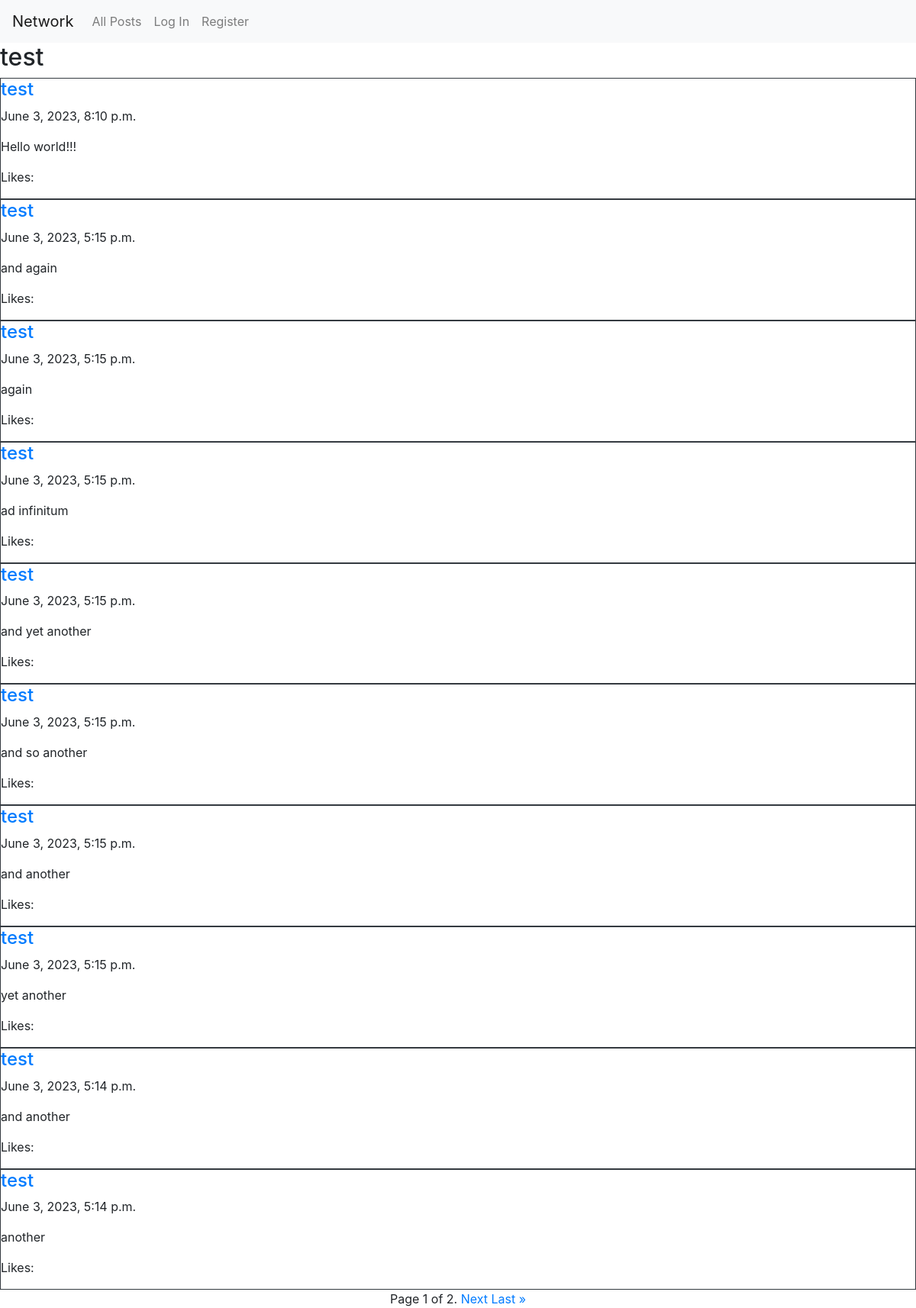
The page /profile/test on the database its author committed.
### network/models.py (models this page shows, shortened)
class Post(models.Model):
    username = models.ForeignKey(settings.AUTH_USER_MODEL, on_delete=models.CASCADE, related_name="post_user")
    content = models.TextField()
    timestamp = models.DateTimeField()

class User(AbstractUser):
    pass

### network/views.py (the view)
# urls.py: path("profile/<str:user>", views.profile, name="profile"),
def profile(request, user):
    if request.method == "POST":
        try:
            record = Following.objects.filter(following_user=request.user, followed_user=User.objects.get(username=user)).get()
        except:
            follow = Following(following_user = request.user, followed_user=User.objects.get(username=user))
            follow.save()
        else:
            record.delete()
        return HttpResponseRedirect(reverse("profile", args=[user]))
    else:
        if user in User.objects.values_list('username', flat=True):
            try:
                Following.objects.filter(following_user=request.user, followed_user=User.objects.get(username=user)).get()
            except:
                following = False
            else:
                following = True
            posts = Post.objects.filter(username=User.objects.get(username=user)).order_by('-timestamp').all()
            page = paginate(posts, request)
            return render(request, "network/profile.html", {
                "posts": page,
                "following": following
            })
        return HttpResponseRedirect(reverse("index"))

### network/views.py (called while the page is built)
def paginate(content, request):
    paged = Paginator(content, 10)
    page_number = request.GET.get("page")
    return paged.get_page(page_number)

### network/templates/network/profile.html (shortened to what this page needs)
{% extends "network/layout.html" %}
{% block body %}
<h2>{{ posts.0.username }}</h2>
    {% for post in posts %}
        <div class="border border-dark post-div" id="{{ post.id }}">
            <a href="{% url 'profile' post.username %}"><h4>{{ post.username }}</h4></a>
            <p class="timestamp">{{ post.timestamp }}</p>
            <p class="content">{{ post.content }}</p>
            <p>Likes: </p>
        </div>
    {% endfor %}
    <div class="pagination d-flex justify-content-center">
        <span class="step-links">
            <span class="current">
                Page {{ posts.number }} of {{ posts.paginator.num_pages }}.
            </span>
            {% if posts.has_next %}
                <a href="?page={{ posts.next_page_number }}">Next</a>
                <a href="?page={{ posts.paginator.num_pages }}">Last &raquo;</a>
            {% endif %}
        </span>
    </div>
{% endblock %}

### rows shown on the page
Post: username.username "test", username "test", timestamp "June 3, 2023, 8:10 p.m.", content "Hello world!!!"
Post: username "test", timestamp "June 3, 2023, 5:15 p.m.", content "and again"
Post: username "test", timestamp "June 3, 2023, 5:15 p.m.", content "again"
Post: username "test", timestamp "June 3, 2023, 5:15 p.m.", content "ad infinitum"
Post: username "test", timestamp "June 3, 2023, 5:15 p.m.", content "and yet another"
Post: username "test", timestamp "June 3, 2023, 5:15 p.m.", content "and so another"
Post: username "test", timestamp "June 3, 2023, 5:15 p.m.", content "and another"
Post: username "test", timestamp "June 3, 2023, 5:15 p.m.", content "yet another"
Post: username "test", timestamp "June 3, 2023, 5:14 p.m.", content "and another"
Post: username "test", timestamp "June 3, 2023, 5:14 p.m.", content "another"

### other values the page prints
{{ posts.number }} "1"
{{ posts.paginator.num_pages }} "2"
